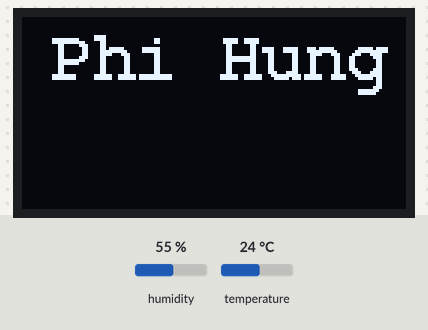
Recording of a sketch running on a simulated ESP8266 (NodeMCU). Shown: 128×64 one-colour display. The inputs (shaded band) are chosen by the test bench; at power-on: humidity 55 %, temperature 24 °C. What the sketch prints to the serial monitor is not drawn.

Above: at 0.2 s.

The sketch:

oled.ino
```cpp
#include <Adafruit_GFX.h>
#include <Adafruit_SSD1306.h>
Adafruit_SSD1306 display;
#include <Fonts/FreeMonoBold12pt7b.h>
#include <Fonts/FreeMono9pt7b.h>
#include <Wire.h>
#include <DHT.h>

#define DHTPIN D3       // Chân kết nối cảm biến DHT11 với ESP8266
#define DHTTYPE DHT11   // Loại cảm biến DHT (DHT11 hoặc DHT22)

DHT dht(DHTPIN, DHTTYPE);
void setup()
{
  Serial.begin(115200);
  dht.begin();
  delay(100);
  display.begin(SSD1306_SWITCHCAPVCC, 0x3C);
  display.clearDisplay();  // Xóa toàn bộ màn hình
  display.setTextColor(WHITE);
  display.setRotation(0);
  display.setTextWrap(false);
  display.dim(0);

  // Hiển thị chữ "Phi Hùng"
  display.setFont(&FreeMonoBold12pt7b);
  display.setTextSize(1);
  display.setCursor(10, 20);
  display.println("Phi Hung");
  display.display();
}

void loop()
{
  float humidity = dht.readHumidity();    // Đọc độ ẩm
  float temperature = dht.readTemperature();  // Đọc nhiệt độ (độ C)

  if (isnan(humidity) || isnan(temperature)) {
    Serial.println("Lỗi đọc dữ liệu từ cảm biến DHT!");
    return;
  }
  Serial.print("Nhiệt độ: ");
  Serial.print(temperature, 1);
  Serial.print("°C\t");

  Serial.print("Độ ẩm: ");
  Serial.print(humidity, 1);
  Serial.println("%");
  display.clearDisplay();
  display.setFont(&FreeMonoBold12pt7b);
  display.setTextSize(1);
  display.setCursor(10, 20);
  display.println("Phi Hung");
  display.display();
}
```
